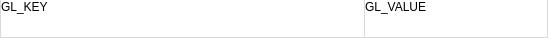
<?xml version="1.0" encoding="UTF-8"?>
<ui version="4.0">
 <class>InfoDetailWidget</class>
 <widget class="QWidget" name="InfoDetailWidget">
  <property name="geometry">
   <rect>
    <x>0</x>
    <y>0</y>
    <width>548</width>
    <height>38</height>
   </rect>
  </property>
  <property name="minimumSize">
   <size>
    <width>30</width>
    <height>0</height>
   </size>
  </property>
  <property name="windowTitle">
   <string>Form</string>
  </property>
  <property name="styleSheet">
   <string notr="true">QWidget
{
	background: #fff;
}

QWidget#mainWidget
{
	border: 2px solid #dadada;
}

QLabel#verticalLine
{
	background-color: #dadada;
}</string>
  </property>
  <layout class="QHBoxLayout" name="horizontalLayout_2">
   <property name="spacing">
    <number>0</number>
   </property>
   <property name="leftMargin">
    <number>0</number>
   </property>
   <property name="topMargin">
    <number>0</number>
   </property>
   <property name="rightMargin">
    <number>0</number>
   </property>
   <property name="bottomMargin">
    <number>0</number>
   </property>
   <item>
    <widget class="QWidget" name="mainWidget" native="true">
     <layout class="QHBoxLayout" name="horizontalLayout_3" stretch="2,0,1">
      <property name="spacing">
       <number>0</number>
      </property>
      <property name="leftMargin">
       <number>1</number>
      </property>
      <property name="topMargin">
       <number>0</number>
      </property>
      <property name="rightMargin">
       <number>1</number>
      </property>
      <property name="bottomMargin">
       <number>1</number>
      </property>
      <item>
       <widget class="QLabel" name="keyLabel">
        <property name="text">
         <string>GL_KEY</string>
        </property>
        <property name="alignment">
         <set>Qt::AlignLeading|Qt::AlignLeft|Qt::AlignTop</set>
        </property>
        <property name="margin">
         <number>10</number>
        </property>
       </widget>
      </item>
      <item>
       <widget class="QLabel" name="verticalLine">
        <property name="minimumSize">
         <size>
          <width>0</width>
          <height>0</height>
         </size>
        </property>
        <property name="maximumSize">
         <size>
          <width>1</width>
          <height>16777215</height>
         </size>
        </property>
        <property name="text">
         <string/>
        </property>
       </widget>
      </item>
      <item>
       <widget class="QLabel" name="valueLabel">
        <property name="text">
         <string>GL_VALUE</string>
        </property>
        <property name="alignment">
         <set>Qt::AlignLeading|Qt::AlignLeft|Qt::AlignTop</set>
        </property>
        <property name="wordWrap">
         <bool>false</bool>
        </property>
        <property name="margin">
         <number>10</number>
        </property>
       </widget>
      </item>
     </layout>
    </widget>
   </item>
  </layout>
 </widget>
 <resources/>
 <connections/>
</ui>
